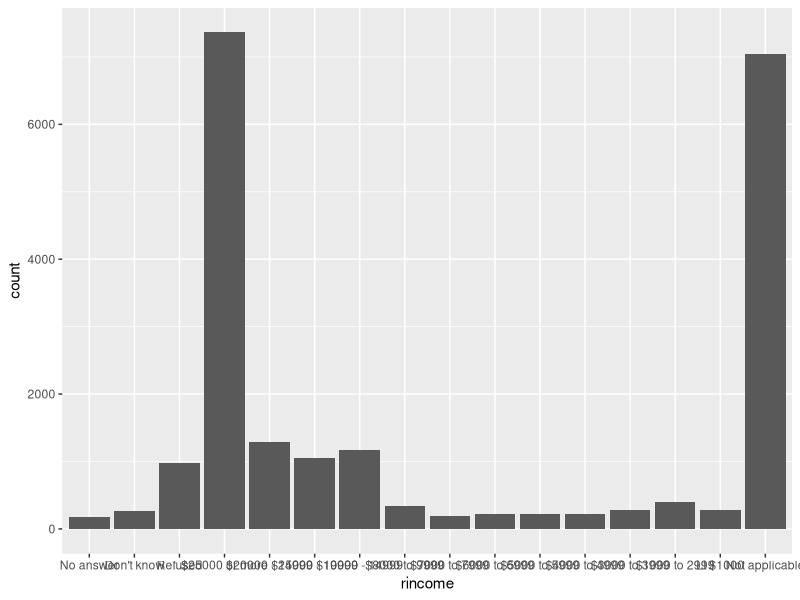
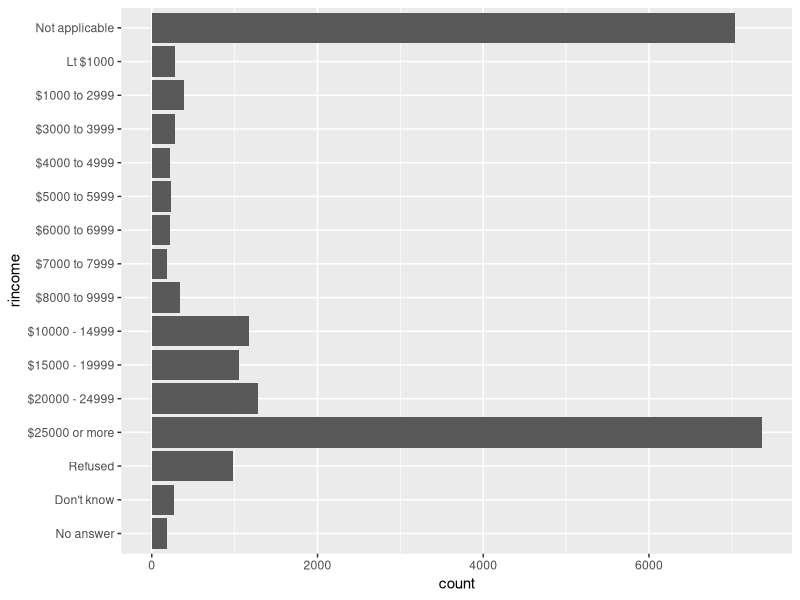
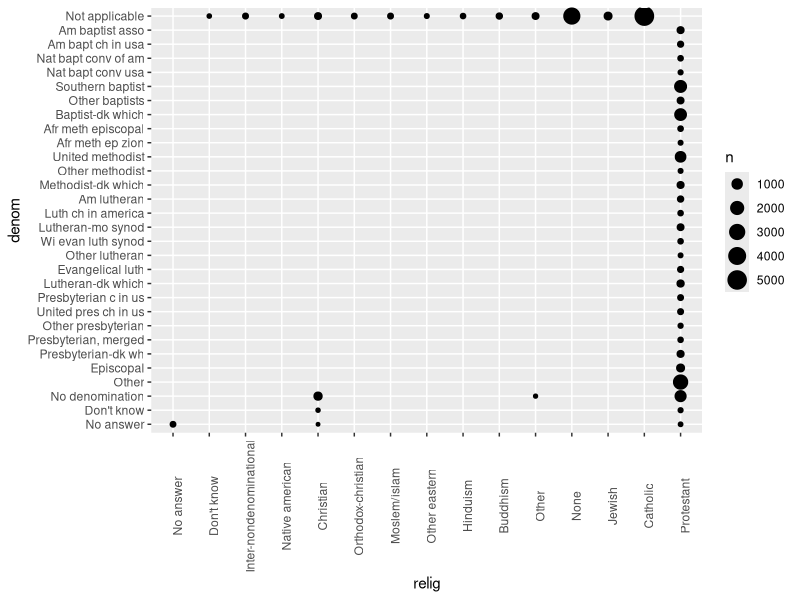
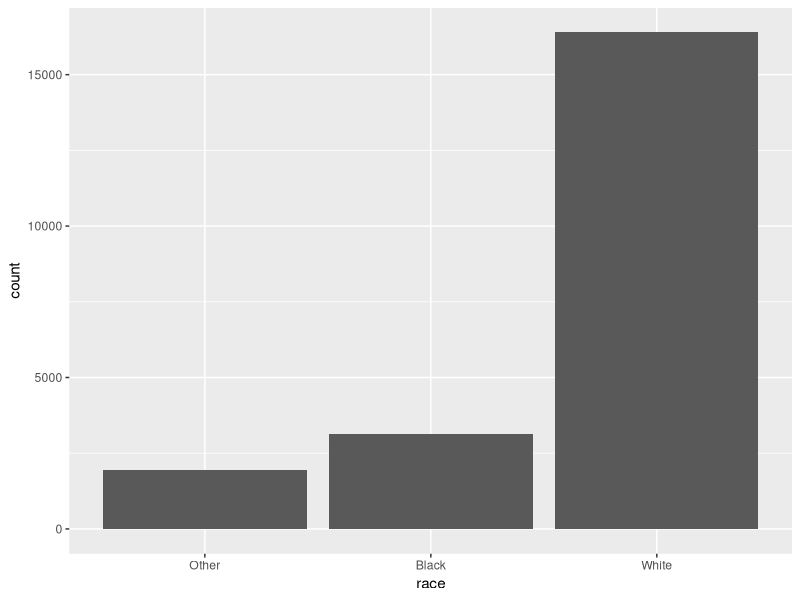
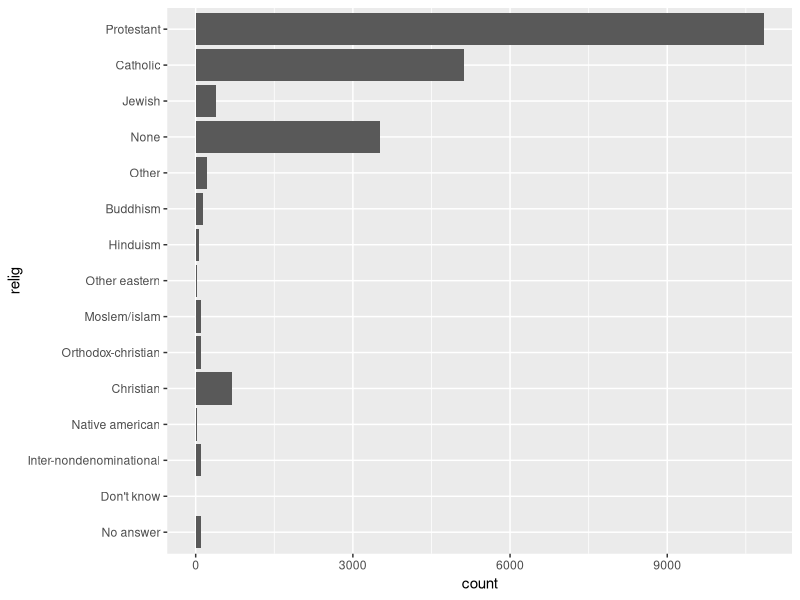
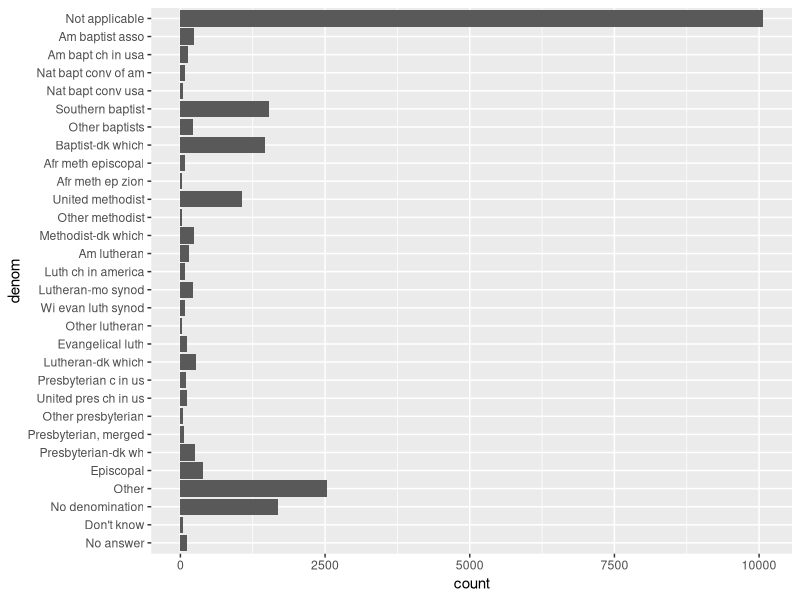
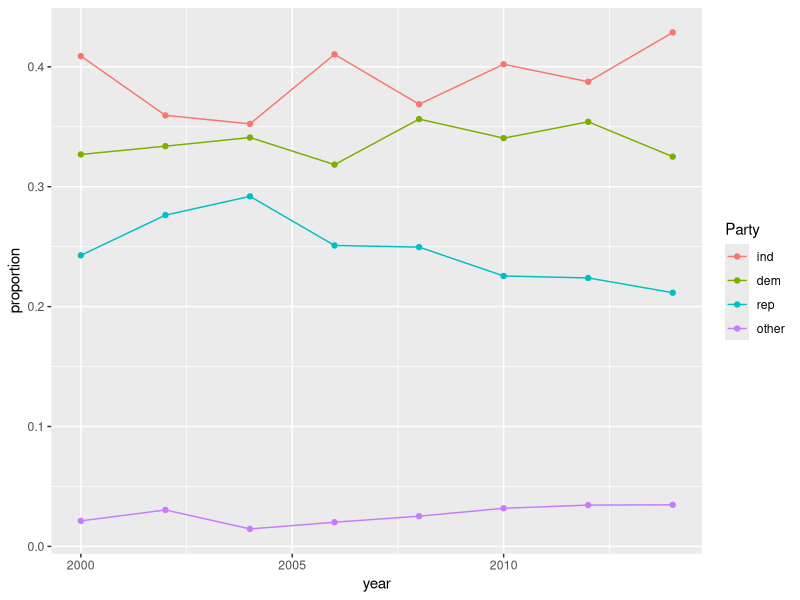
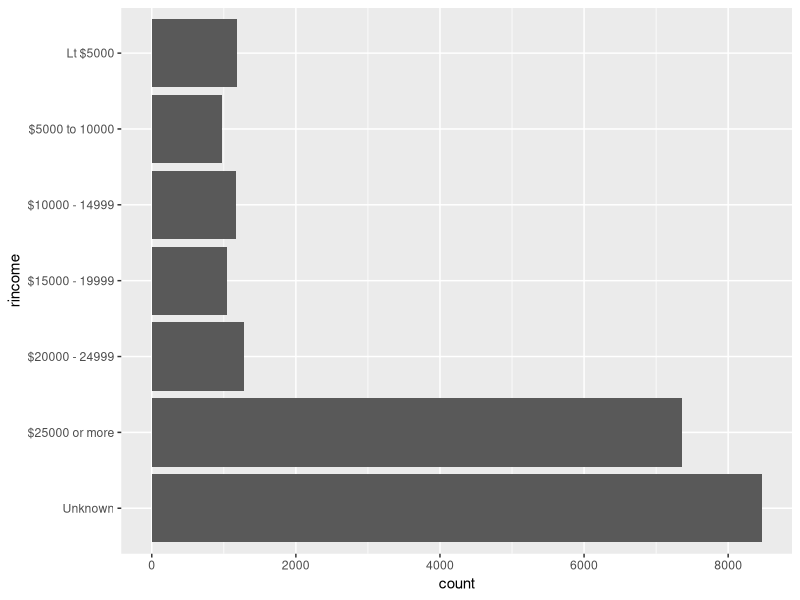

Source code (R) for these figures, in order:
## ---- chunk 1
knitr::opts_chunk$set(echo = TRUE)
## ---- chunk 2
library(tidyverse)
## ---- chunk 3
#
rincome_plot <-
  gss_cat %>%
  ggplot(aes(x = rincome)) +
  geom_bar()
rincome_plot

rincome_plot +
  coord_flip()
## ---- chunk 4
#
gss_cat
levels(gss_cat$denom)

gss_cat %>%
  filter(!denom %in% c(
    "No answer", "Other", "Don't know", "Not applicable",
    "No denomination"
  )) %>%
  count(relig)

gss_cat %>%
  count(relig, denom) %>%
  ggplot(aes(x = relig, y = denom, size = n)) +
  geom_point() +
  theme(axis.text.x = element_text(angle = 90))
## ---- chunk 5
#
keep(gss_cat, is.factor) %>% names()

levels(gss_cat$marital)

levels(gss_cat$race)
gss_cat %>%
  ggplot(aes(race)) +
  geom_bar()

levels(gss_cat$rincome)

levels(gss_cat$partyid)

levels(gss_cat$relig)
gss_cat %>%
  ggplot(aes(relig)) +
  geom_bar() +
  coord_flip()

levels(gss_cat$denom)
gss_cat %>%
  ggplot(aes(denom)) +
  geom_bar() +
  coord_flip()

## ---- chunk 6
#
levels(gss_cat$partyid)

gss_cat %>%
  mutate(
    partyid =
      fct_collapse(partyid,
        other = c("No answer", "Don't know", "Other party"),
        rep = c("Strong republican", "Not str republican"),
        ind = c("Ind,near rep", "Independent", "Ind,near dem"),
        dem = c("Not str democrat", "Strong democrat")
      )
  ) %>%
  count(year, partyid) %>%
  group_by(year) %>%
  mutate(proportion = n / sum(n)) %>%
  ggplot(aes(
    x = year, y = proportion,
    color = fct_reorder2(partyid, year, proportion)
  )) +
  geom_point() +
  geom_line() +
  labs(color = "Party")
## ---- chunk 7
#
levels(gss_cat$rincome)

gss_cat %>%
  mutate(
    rincome =
      fct_collapse(
        rincome,
        `Unknown` = c("No answer", "Don't know", "Refused", "Not applicable"),
        `Lt $5000` = c("Lt $1000", str_c(
          "$", c("1000", "3000", "4000"),
          " to ", c("2999", "3999", "4999")
        )),
        `$5000 to 10000` = str_c(
          "$", c("5000", "6000", "7000", "8000"),
          " to ", c("5999", "6999", "7999", "9999")
        )
      )
  ) %>%
  ggplot(aes(x = rincome)) +
  geom_bar() +
  coord_flip()
